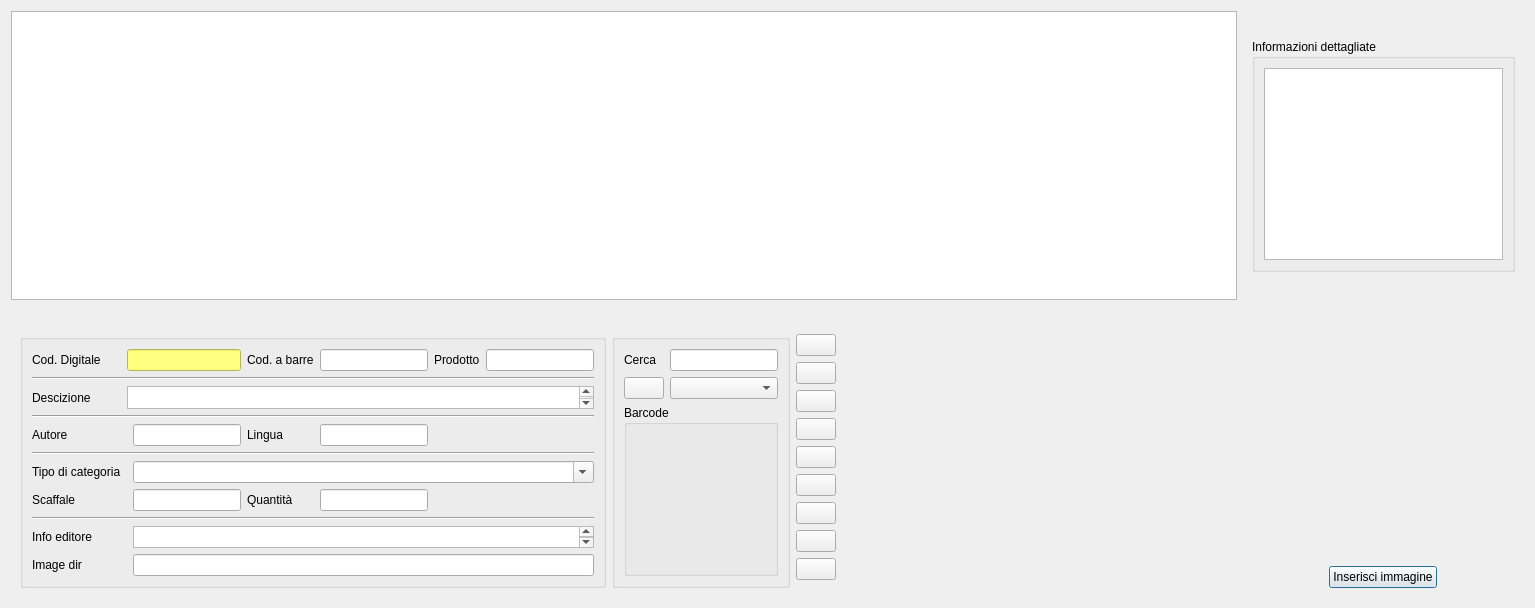
<?xml version="1.0" encoding="UTF-8"?>
<ui version="4.0">
 <class>prodotti_dvd</class>
 <widget class="QDialog" name="prodotti_dvd">
  <property name="geometry">
   <rect>
    <x>0</x>
    <y>0</y>
    <width>1535</width>
    <height>608</height>
   </rect>
  </property>
  <property name="windowTitle">
   <string>Dialog</string>
  </property>
  <layout class="QGridLayout" name="gridLayout_3">
   <item row="0" column="0">
    <widget class="QTableView" name="tab_view">
     <property name="autoScroll">
      <bool>false</bool>
     </property>
     <property name="editTriggers">
      <set>QAbstractItemView::AllEditTriggers</set>
     </property>
     <property name="dragEnabled">
      <bool>true</bool>
     </property>
     <property name="alternatingRowColors">
      <bool>true</bool>
     </property>
     <attribute name="verticalHeaderDefaultSectionSize">
      <number>15</number>
     </attribute>
    </widget>
   </item>
   <item row="0" column="1" rowspan="2">
    <widget class="QDockWidget" name="dockWidget_2">
     <property name="sizePolicy">
      <sizepolicy hsizetype="Fixed" vsizetype="Fixed">
       <horstretch>0</horstretch>
       <verstretch>0</verstretch>
      </sizepolicy>
     </property>
     <property name="minimumSize">
      <size>
       <width>281</width>
       <height>245</height>
      </size>
     </property>
     <property name="maximumSize">
      <size>
       <width>281</width>
       <height>524287</height>
      </size>
     </property>
     <property name="baseSize">
      <size>
       <width>281</width>
       <height>0</height>
      </size>
     </property>
     <property name="floating">
      <bool>false</bool>
     </property>
     <property name="features">
      <set>QDockWidget::NoDockWidgetFeatures</set>
     </property>
     <widget class="QWidget" name="dockWidgetContents_2">
      <layout class="QGridLayout" name="gridLayout_9">
       <item row="0" column="0" colspan="3">
        <widget class="QGroupBox" name="groupBox_4">
         <property name="title">
          <string>Informazioni dettagliate</string>
         </property>
         <layout class="QGridLayout" name="gridLayout_5">
          <item row="0" column="0">
           <widget class="QTextEdit" name="dettagli">
            <property name="readOnly">
             <bool>true</bool>
            </property>
           </widget>
          </item>
         </layout>
        </widget>
       </item>
       <item row="1" column="1">
        <spacer name="verticalSpacer_4">
         <property name="orientation">
          <enum>Qt::Vertical</enum>
         </property>
         <property name="sizeHint" stdset="0">
          <size>
           <width>20</width>
           <height>109</height>
          </size>
         </property>
        </spacer>
       </item>
       <item row="2" column="1">
        <layout class="QGridLayout" name="gridLayout_7">
         <item row="0" column="0">
          <widget class="QLabel" name="image_file">
           <property name="frameShape">
            <enum>QFrame::Panel</enum>
           </property>
           <property name="frameShadow">
            <enum>QFrame::Plain</enum>
           </property>
           <property name="lineWidth">
            <number>0</number>
           </property>
           <property name="text">
            <string/>
           </property>
           <property name="scaledContents">
            <bool>true</bool>
           </property>
          </widget>
         </item>
        </layout>
       </item>
       <item row="3" column="1">
        <spacer name="verticalSpacer_3">
         <property name="orientation">
          <enum>Qt::Vertical</enum>
         </property>
         <property name="sizeHint" stdset="0">
          <size>
           <width>20</width>
           <height>109</height>
          </size>
         </property>
        </spacer>
       </item>
       <item row="4" column="0">
        <spacer name="horizontalSpacer_5">
         <property name="orientation">
          <enum>Qt::Horizontal</enum>
         </property>
         <property name="sizeHint" stdset="0">
          <size>
           <width>40</width>
           <height>20</height>
          </size>
         </property>
        </spacer>
       </item>
       <item row="4" column="1">
        <layout class="QGridLayout" name="gridLayout_8">
         <item row="0" column="0">
          <widget class="QPushButton" name="ins_image">
           <property name="toolTip">
            <string>Inserisci immagine</string>
           </property>
           <property name="text">
            <string>Inserisci immagine</string>
           </property>
           <property name="icon">
            <iconset>
             <normaloff>:/images/logo.png</normaloff>:/images/logo.png</iconset>
           </property>
           <property name="iconSize">
            <size>
             <width>16</width>
             <height>16</height>
            </size>
           </property>
          </widget>
         </item>
        </layout>
       </item>
       <item row="4" column="2">
        <spacer name="horizontalSpacer_6">
         <property name="orientation">
          <enum>Qt::Horizontal</enum>
         </property>
         <property name="sizeHint" stdset="0">
          <size>
           <width>40</width>
           <height>20</height>
          </size>
         </property>
        </spacer>
       </item>
      </layout>
     </widget>
    </widget>
   </item>
   <item row="1" column="0">
    <widget class="QDockWidget" name="dockWidget">
     <property name="sizePolicy">
      <sizepolicy hsizetype="Fixed" vsizetype="Expanding">
       <horstretch>0</horstretch>
       <verstretch>0</verstretch>
      </sizepolicy>
     </property>
     <property name="minimumSize">
      <size>
       <width>945</width>
       <height>291</height>
      </size>
     </property>
     <property name="maximumSize">
      <size>
       <width>524287</width>
       <height>291</height>
      </size>
     </property>
     <property name="baseSize">
      <size>
       <width>0</width>
       <height>291</height>
      </size>
     </property>
     <property name="acceptDrops">
      <bool>false</bool>
     </property>
     <property name="styleSheet">
      <string notr="true"/>
     </property>
     <property name="features">
      <set>QDockWidget::NoDockWidgetFeatures</set>
     </property>
     <widget class="QWidget" name="dockWidgetContents">
      <layout class="QGridLayout" name="gridLayout_4">
       <item row="0" column="0" rowspan="4">
        <widget class="QGroupBox" name="groupBox">
         <property name="sizePolicy">
          <sizepolicy hsizetype="Preferred" vsizetype="Fixed">
           <horstretch>0</horstretch>
           <verstretch>0</verstretch>
          </sizepolicy>
         </property>
         <property name="minimumSize">
          <size>
           <width>442</width>
           <height>250</height>
          </size>
         </property>
         <property name="styleSheet">
          <string notr="true"/>
         </property>
         <layout class="QGridLayout" name="gridLayout_2">
          <item row="1" column="0" colspan="12">
           <widget class="Line" name="line">
            <property name="orientation">
             <enum>Qt::Horizontal</enum>
            </property>
           </widget>
          </item>
          <item row="0" column="9" colspan="3">
           <widget class="QLineEdit" name="art_nom">
            <property name="sizePolicy">
             <sizepolicy hsizetype="Expanding" vsizetype="Minimum">
              <horstretch>0</horstretch>
              <verstretch>0</verstretch>
             </sizepolicy>
            </property>
           </widget>
          </item>
          <item row="0" column="7" colspan="2">
           <widget class="QLabel" name="label_2">
            <property name="text">
             <string>Prodotto</string>
            </property>
           </widget>
          </item>
          <item row="5" column="0" colspan="12">
           <widget class="Line" name="line_5">
            <property name="orientation">
             <enum>Qt::Horizontal</enum>
            </property>
           </widget>
          </item>
          <item row="0" column="0" colspan="2">
           <widget class="QLabel" name="label">
            <property name="font">
             <font>
              <underline>false</underline>
             </font>
            </property>
            <property name="cursor">
             <cursorShape>ArrowCursor</cursorShape>
            </property>
            <property name="text">
             <string>Cod. Digitale</string>
            </property>
           </widget>
          </item>
          <item row="3" column="0" colspan="12">
           <widget class="Line" name="line_3">
            <property name="orientation">
             <enum>Qt::Horizontal</enum>
            </property>
           </widget>
          </item>
          <item row="0" column="3" colspan="2">
           <widget class="QLineEdit" name="cod_art">
            <property name="sizePolicy">
             <sizepolicy hsizetype="Expanding" vsizetype="Minimum">
              <horstretch>0</horstretch>
              <verstretch>0</verstretch>
             </sizepolicy>
            </property>
            <property name="styleSheet">
             <string notr="true">background-color:rgb(255, 255, 127)</string>
            </property>
           </widget>
          </item>
          <item row="9" column="4" colspan="8">
           <widget class="QTextEdit" name="textEdit">
            <property name="sizePolicy">
             <sizepolicy hsizetype="Expanding" vsizetype="Preferred">
              <horstretch>0</horstretch>
              <verstretch>0</verstretch>
             </sizepolicy>
            </property>
           </widget>
          </item>
          <item row="2" column="0" colspan="2">
           <widget class="QLabel" name="label_3">
            <property name="text">
             <string>Descizione</string>
            </property>
           </widget>
          </item>
          <item row="9" column="0" colspan="4">
           <widget class="QLabel" name="label_10">
            <property name="text">
             <string>Info editore</string>
            </property>
           </widget>
          </item>
          <item row="7" column="0" colspan="2">
           <widget class="QLabel" name="label_6">
            <property name="text">
             <string>Scaffale</string>
            </property>
           </widget>
          </item>
          <item row="6" column="0" colspan="3">
           <widget class="QLabel" name="label_4">
            <property name="text">
             <string>Tipo di categoria</string>
            </property>
           </widget>
          </item>
          <item row="4" column="0" colspan="2">
           <widget class="QLabel" name="label_14">
            <property name="text">
             <string>Autore</string>
            </property>
           </widget>
          </item>
          <item row="7" column="4">
           <widget class="QLineEdit" name="scaffale"/>
          </item>
          <item row="6" column="4" colspan="8">
           <widget class="QComboBox" name="comboBox">
            <property name="editable">
             <bool>true</bool>
            </property>
           </widget>
          </item>
          <item row="8" column="0" colspan="12">
           <widget class="Line" name="line_2">
            <property name="sizePolicy">
             <sizepolicy hsizetype="Preferred" vsizetype="Fixed">
              <horstretch>0</horstretch>
              <verstretch>0</verstretch>
             </sizepolicy>
            </property>
            <property name="orientation">
             <enum>Qt::Horizontal</enum>
            </property>
           </widget>
          </item>
          <item row="2" column="3" colspan="9">
           <widget class="QTextEdit" name="descrizione">
            <property name="sizePolicy">
             <sizepolicy hsizetype="Expanding" vsizetype="Expanding">
              <horstretch>0</horstretch>
              <verstretch>10</verstretch>
             </sizepolicy>
            </property>
           </widget>
          </item>
          <item row="10" column="0" colspan="2">
           <widget class="QLabel" name="label_11">
            <property name="text">
             <string>Image dir</string>
            </property>
           </widget>
          </item>
          <item row="10" column="4" colspan="8">
           <widget class="QLineEdit" name="image_dir"/>
          </item>
          <item row="4" column="4">
           <widget class="QLineEdit" name="autore"/>
          </item>
          <item row="0" column="6">
           <widget class="QLineEdit" name="cod_barre">
            <property name="text">
             <string/>
            </property>
           </widget>
          </item>
          <item row="0" column="5">
           <widget class="QLabel" name="barre">
            <property name="text">
             <string>Cod. a barre</string>
            </property>
           </widget>
          </item>
          <item row="4" column="6">
           <widget class="QLineEdit" name="lingua"/>
          </item>
          <item row="4" column="5">
           <widget class="QLabel" name="label_9">
            <property name="text">
             <string>Lingua</string>
            </property>
           </widget>
          </item>
          <item row="7" column="5">
           <widget class="QLabel" name="label_7">
            <property name="text">
             <string>Quantità</string>
            </property>
           </widget>
          </item>
          <item row="7" column="6">
           <widget class="QLineEdit" name="quant1">
            <property name="sizePolicy">
             <sizepolicy hsizetype="Expanding" vsizetype="Minimum">
              <horstretch>0</horstretch>
              <verstretch>0</verstretch>
             </sizepolicy>
            </property>
           </widget>
          </item>
         </layout>
        </widget>
       </item>
       <item row="0" column="1" rowspan="4">
        <widget class="QGroupBox" name="groupBox_3">
         <layout class="QGridLayout" name="gridLayout">
          <item row="0" column="0">
           <widget class="QLabel" name="label_5">
            <property name="text">
             <string>Cerca</string>
            </property>
           </widget>
          </item>
          <item row="0" column="1" colspan="4">
           <widget class="QLineEdit" name="cerca1"/>
          </item>
          <item row="4" column="0" colspan="5">
           <widget class="QGroupBox" name="groupBox_2">
            <property name="title">
             <string>Barcode</string>
            </property>
           </widget>
          </item>
          <item row="1" column="0">
           <widget class="QPushButton" name="pushButton">
            <property name="toolTip">
             <string>Cerca</string>
            </property>
            <property name="text">
             <string/>
            </property>
            <property name="icon">
             <iconset resource="../biblio.qrc">
              <normaloff>:/images/edit-find.png</normaloff>:/images/edit-find.png</iconset>
            </property>
           </widget>
          </item>
          <item row="1" column="1" colspan="4">
           <widget class="QComboBox" name="comboBox_2"/>
          </item>
         </layout>
        </widget>
       </item>
       <item row="0" column="2" rowspan="4" colspan="2">
        <layout class="QGridLayout" name="gridLayout_6">
         <item row="0" column="0">
          <widget class="QPushButton" name="nuovo1">
           <property name="toolTip">
            <string>Nuovo prodotto</string>
           </property>
           <property name="text">
            <string/>
           </property>
           <property name="icon">
            <iconset resource="../biblio.qrc">
             <normaloff>:/images/documentation.png</normaloff>:/images/documentation.png</iconset>
           </property>
          </widget>
         </item>
         <item row="1" column="0">
          <widget class="QPushButton" name="agg_art">
           <property name="toolTip">
            <string>Salva prodotto</string>
           </property>
           <property name="text">
            <string/>
           </property>
           <property name="icon">
            <iconset resource="../biblio.qrc">
             <normaloff>:/images/document-save.png</normaloff>:/images/document-save.png</iconset>
           </property>
          </widget>
         </item>
         <item row="2" column="0">
          <widget class="QPushButton" name="modifica">
           <property name="toolTip">
            <string>Modifica prodotto</string>
           </property>
           <property name="text">
            <string/>
           </property>
           <property name="icon">
            <iconset resource="../biblio.qrc">
             <normaloff>:/images/document-edit.png</normaloff>:/images/document-edit.png</iconset>
           </property>
          </widget>
         </item>
         <item row="3" column="0">
          <widget class="QPushButton" name="del_art">
           <property name="toolTip">
            <string>Elimina prodotto</string>
           </property>
           <property name="text">
            <string/>
           </property>
           <property name="icon">
            <iconset resource="../biblio.qrc">
             <normaloff>:/images/edit-delete.png</normaloff>:/images/edit-delete.png</iconset>
           </property>
          </widget>
         </item>
         <item row="4" column="0">
          <widget class="QPushButton" name="print_art">
           <property name="toolTip">
            <string>Stampa lista prodotti</string>
           </property>
           <property name="text">
            <string/>
           </property>
           <property name="icon">
            <iconset resource="../biblio.qrc">
             <normaloff>:/images/document-print.png</normaloff>:/images/document-print.png</iconset>
           </property>
          </widget>
         </item>
         <item row="6" column="0">
          <widget class="QPushButton" name="st_pdf">
           <property name="text">
            <string/>
           </property>
           <property name="icon">
            <iconset resource="../biblio.qrc">
             <normaloff>:/images/pdf.png</normaloff>:/images/pdf.png</iconset>
           </property>
          </widget>
         </item>
         <item row="8" column="0">
          <widget class="QPushButton" name="exit_art">
           <property name="toolTip">
            <string>Esci </string>
           </property>
           <property name="text">
            <string/>
           </property>
           <property name="icon">
            <iconset resource="../../backup_restore_db/images.qrc">
             <normaloff>:/images/dialog-close.png</normaloff>:/images/dialog-close.png</iconset>
           </property>
          </widget>
         </item>
         <item row="9" column="0">
          <spacer name="verticalSpacer">
           <property name="orientation">
            <enum>Qt::Vertical</enum>
           </property>
           <property name="sizeHint" stdset="0">
            <size>
             <width>20</width>
             <height>40</height>
            </size>
           </property>
          </spacer>
         </item>
         <item row="5" column="0">
          <widget class="QPushButton" name="print_barcode">
           <property name="toolTip">
            <string>Stampa codice a barre</string>
           </property>
           <property name="text">
            <string/>
           </property>
           <property name="icon">
            <iconset resource="../biblio.qrc">
             <normaloff>:/images/ric_24x24.png</normaloff>:/images/ric_24x24.png</iconset>
           </property>
          </widget>
         </item>
         <item row="7" column="0">
          <widget class="QPushButton" name="st_cvs">
           <property name="text">
            <string/>
           </property>
           <property name="icon">
            <iconset resource="../biblio.qrc">
             <normaloff>:/images/excel.png</normaloff>:/images/excel.png</iconset>
           </property>
          </widget>
         </item>
        </layout>
       </item>
       <item row="0" column="4">
        <spacer name="horizontalSpacer_2">
         <property name="orientation">
          <enum>Qt::Horizontal</enum>
         </property>
         <property name="sizeHint" stdset="0">
          <size>
           <width>166</width>
           <height>20</height>
          </size>
         </property>
        </spacer>
       </item>
       <item row="1" column="4" rowspan="2">
        <spacer name="horizontalSpacer_4">
         <property name="orientation">
          <enum>Qt::Horizontal</enum>
         </property>
         <property name="sizeHint" stdset="0">
          <size>
           <width>166</width>
           <height>20</height>
          </size>
         </property>
        </spacer>
       </item>
       <item row="3" column="4">
        <spacer name="horizontalSpacer_3">
         <property name="orientation">
          <enum>Qt::Horizontal</enum>
         </property>
         <property name="sizeHint" stdset="0">
          <size>
           <width>166</width>
           <height>20</height>
          </size>
         </property>
        </spacer>
       </item>
      </layout>
     </widget>
    </widget>
   </item>
  </layout>
 </widget>
 <tabstops>
  <tabstop>cod_art</tabstop>
  <tabstop>cod_barre</tabstop>
  <tabstop>art_nom</tabstop>
  <tabstop>descrizione</tabstop>
  <tabstop>autore</tabstop>
  <tabstop>lingua</tabstop>
  <tabstop>comboBox</tabstop>
  <tabstop>scaffale</tabstop>
  <tabstop>quant1</tabstop>
  <tabstop>textEdit</tabstop>
  <tabstop>image_dir</tabstop>
  <tabstop>cerca1</tabstop>
  <tabstop>pushButton</tabstop>
  <tabstop>comboBox_2</tabstop>
  <tabstop>nuovo1</tabstop>
  <tabstop>agg_art</tabstop>
  <tabstop>modifica</tabstop>
  <tabstop>del_art</tabstop>
  <tabstop>print_art</tabstop>
  <tabstop>print_barcode</tabstop>
  <tabstop>st_pdf</tabstop>
  <tabstop>st_cvs</tabstop>
  <tabstop>exit_art</tabstop>
  <tabstop>ins_image</tabstop>
  <tabstop>dettagli</tabstop>
  <tabstop>tab_view</tabstop>
 </tabstops>
 <resources>
  <include location="../../backup_restore_db/images.qrc"/>
  <include location="../biblio.qrc"/>
 </resources>
 <connections/>
</ui>
